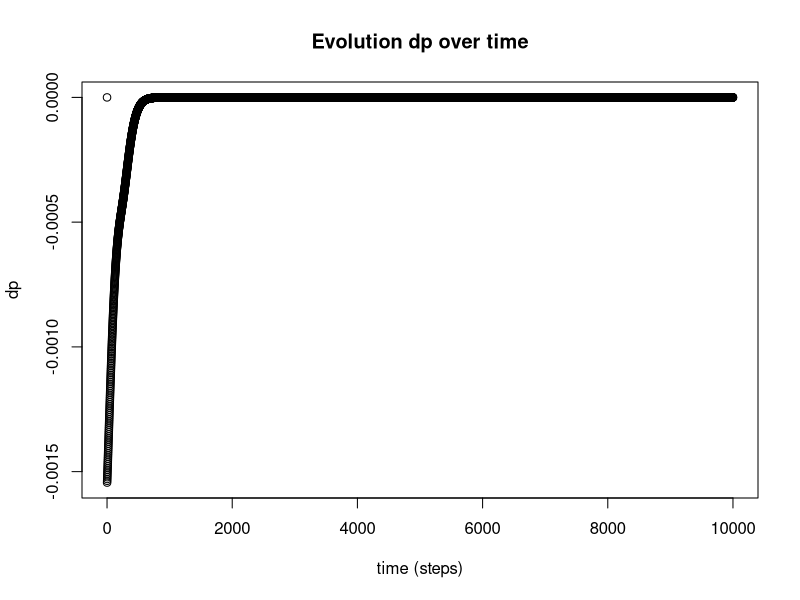
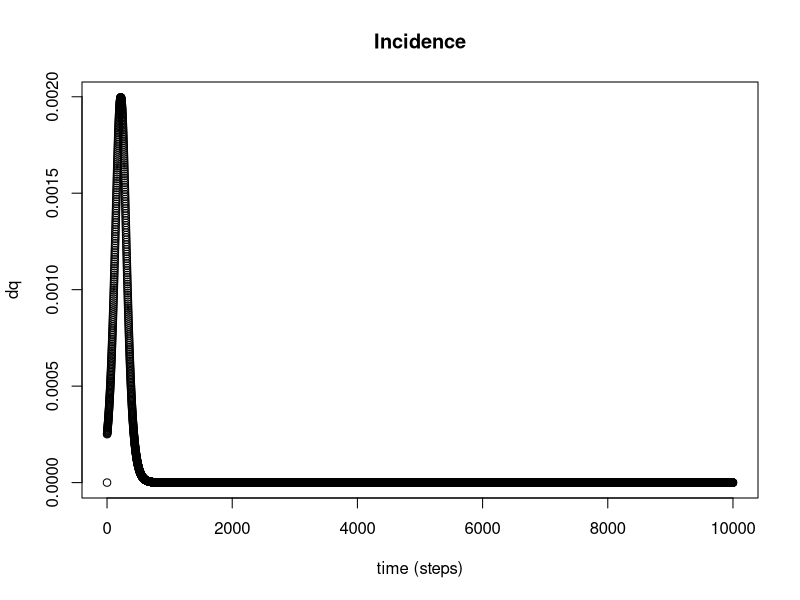

Write R code to recreate these figures, in order.
## ---- chunk 1
#dp/dt &= p \left( \varepsilon(\gamma` - \gamma) + (\beta_z-\beta_w)\right) + pq \left(-\beta_z(1-\varepsilon) + \beta_w\varepsilon \right) + p^{2} \left((\beta_w-\beta_z)+\varepsilon(\gamma-\gamma`) \right) + p^{2}q\left(\beta_z (1-\varepsilon) - \beta_w\varepsilon \right) +  (1-p)\rho\varepsilon \\
#&=p(1-p)\left (\varepsilon(\gamma` - \gamma) +(\beta_z-\beta_w) \right) + pq(1-p) \left( -\beta_z(1-\varepsilon) + \beta_w \varepsilon \right) + (1-p)(\rho\varepsilon) \\
#&= (1-p) [\rho\varepsilon + pq\left( -\beta_z(1-\varepsilon) + \beta_w \varepsilon \right) + p\left(\varepsilon(\gamma` - \gamma) +(\beta_z-\beta_w)\right) ]
## ---- chunk 2


library(deSolve)

options("scipen" = 10)
N <- 1
a <- 10000 #time span
m <- 1 #time step

pbeta_w <- 0.04 #transmission parameter of Iw
pbeta_z <- 0.015 #transmission parameter of Iz

pgammaa <- 0.01 #innate recovery rate
pgamma_tilt <- 0.1 #recovery rate of Iw when treated by antibiotics


prho <- 0.05 #probability of clinical failure

peps <- 0.10 #initial value of the ratio of treated patients

pc_zw <- 0.5  # competitivity ratio : probability of replacement of Iz by Iw when reinfected and not treated
pc_wz <- 0.02 # competitivity ratio : probability of replacement of Iw by Iz when reinfected and not treated



prhoi <- seq(0,0.10,by=0.001)
pepsi <- seq(0,1,by=0.01)
pc_wzi <- seq(0,0.10, by=0.001)
pc_zwi <- seq(0,0.80, by=0.001)

prop <- 0.01 



conv_crit <- 0.00001

## ---- chunk 3
parameters <- c(beta_w=pbeta_w, beta_z=pbeta_z, gamma=pgammaa, gamma_prim=pgamma_tilt, eps=peps, rho=prho)

state <- c(S=1-2*prop, Iw=prop, Iz=prop, Iz_div_Inf=0.5, Iz_plus_Iw=2*prop)

times <- seq(0, a, by=m)

SIS=function(times, state, parameters){
  with(as.list(c(state,parameters)),
       {dS = - beta_w*Iw*S - beta_z*Iz*S + gamma*(1-eps)*Iw + gamma_prim*eps*Iw + gamma*Iz
        dIw = beta_w*Iw*S + (1-eps)*beta_w*Iw*Iz - eps*beta_z*Iz*Iw - rho*eps*Iw - gamma*(1-eps)*Iw - gamma_prim*eps*Iw
        dIz = beta_z*Iz*S + eps*beta_z*Iz*Iw + rho*eps*Iw - (1-eps)*beta_w*Iw*Iz - gamma*Iz
        dIz_div_Inf = (Iz/(Iw+Iz))*(1-Iw-Iz)*((1-(Iz/(Iw+Iz)))*beta_z-(1-(Iz/(Iw+Iz)))*beta_w)-(Iz/(Iw+Iz))*(gamma*(1-(Iz/(Iw+Iz)))-(gamma*(1-eps)+gamma_prim*eps)*(1-(Iz/(Iw+Iz)))) - (1-(Iz/(Iw+Iz)))*(Iz*((1-eps)*beta_w-eps*beta_z)-rho*eps)
        dIz_plus_Iw = (Iw+Iz)*((1-Iw-Iz)*((1-(Iz/(Iw+Iz)))*beta_w + (Iz/(Iw+Iz))*beta_z) - gamma*(Iz/(Iw+Iz)) - gamma*(1-eps)*(1-(Iz/(Iw+Iz))) - gamma_prim*eps*(1-(Iz/(Iw+Iz))) )
        list(c(dS, dIw, dIz, dIz_div_Inf, dIz_plus_Iw))
        })
}
#dIz_div_Inf = -beta_z*Iz*(1-eps)+eps*beta_w*Iz+(1/(Iz+Iw))*(beta_z*Iz*Iz*(1-eps)+Iz*(beta_z-beta_w)-Iz*Iz*beta_w*eps+Iz*eps*(gamma_prim-gamma)) + (1/((Iz+Iw)*(Iz+Iw)))*(Iz*Iz*(beta_w-beta_z)+Iz*Iz*eps*(gamma-gamma_prim))+rho*eps*Iw/(Iz+Iw)
#dIz_div_Inf = (1/(Iz+Iw))*(beta_z*Iz*(1-Iz-Iw)+eps*beta_z*Iw*Iz+rho*eps*Iw-gamma*Iz-(1-eps)*beta_w*Iw*Iz)+(1/((Iw+Iz)*(Iw+Iz)))*Iz*(-beta_w*Iw*(1-Iz-Iw)-beta_z*Iz*(1-Iz-Iw)+gamma*Iz+gamma*(1-eps)*Iw+gamma_prim*eps*Iw)

out=as.data.frame(
  ode(y=state, times=times, func=SIS, parms=parameters)
)

require(plyr)
out2 <- cbind(out, mutate(out, p=out$Iz/(out$Iw+out$Iz), q=out$Iw+out$Iz))



## ---- chunk 4

incid = function(x) {
  der <- rep(0, length(x))
  for (i in 2:length(x)) {
    der[i] <- x[i]-x[i-1]
  }
  return(der)
}

dp <- incid(out$Iz_div_Inf)

dq <- incid(out$Iz_plus_Iw)

## ---- chunk 5

plot(times, dp, xlab = "time (steps)", ylab = "dp", main = "Evolution dp over time")

plot(times, dq, xlab = "time (steps)", ylab = "dq", main = "Incidence")
